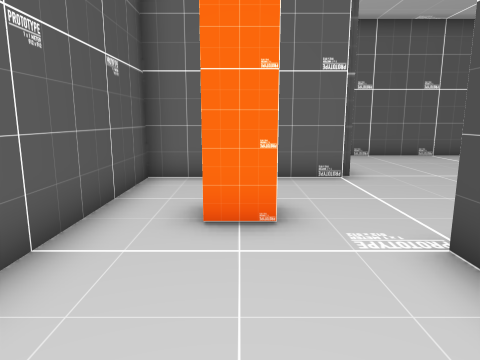
[1] (above)

13 first-person views from a walk through a scene from a Unity 3-D project. The camera is 1.4 m above the floor, tilts 10° down and sees 70° across. The floor is counted in squares, 1 m on a side. Each view is taken from the middle of a square. On the plan, view 1 faces up. The plan holds only what a view shows up to about 15 squares ahead; the rest is blank. The place goes on beyond the plan. The player character is not drawn.

[2]
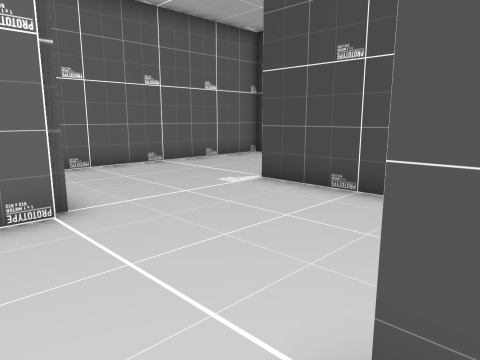

[3]
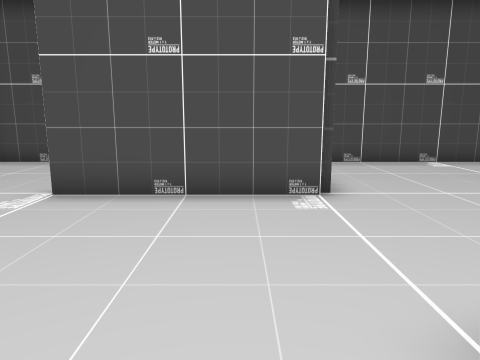

[4]
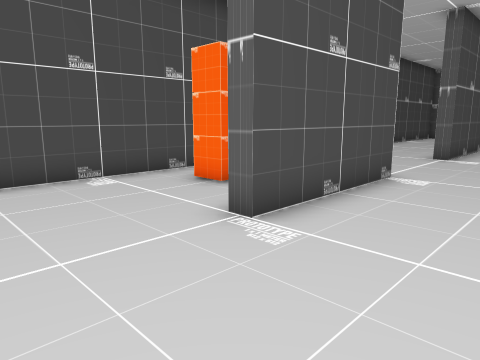

[5]
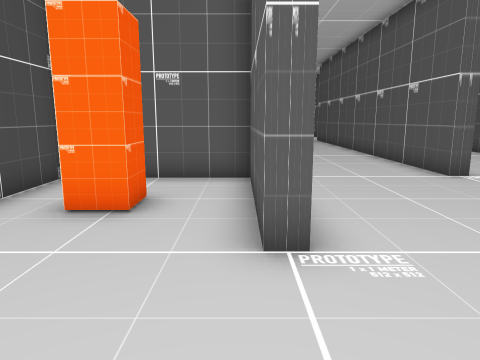

[6]
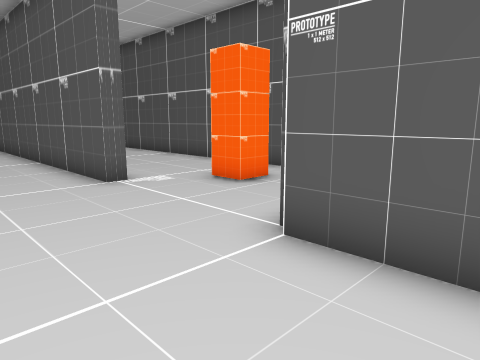

[7]
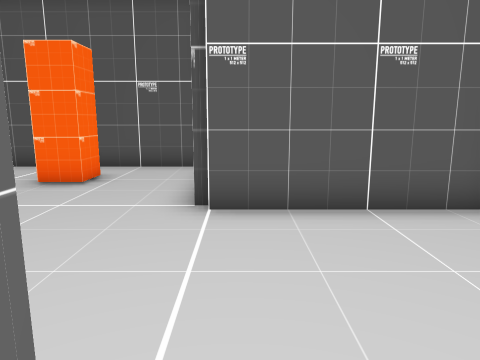

[8]
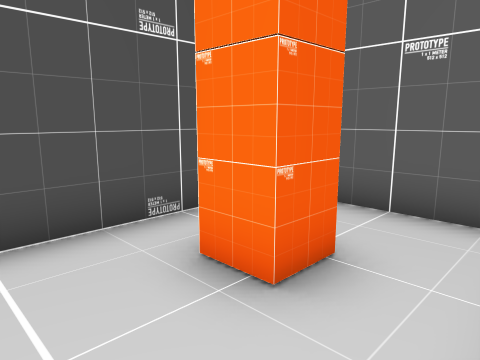

[9]
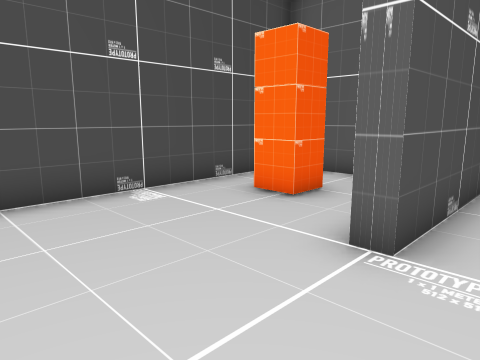

[10]
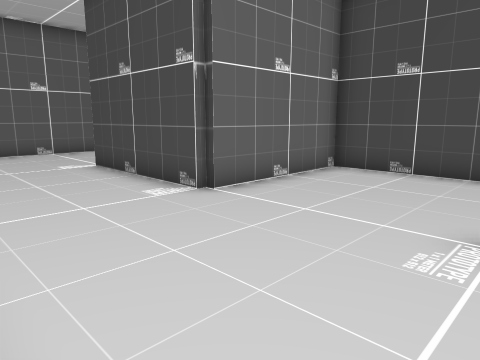

[11]
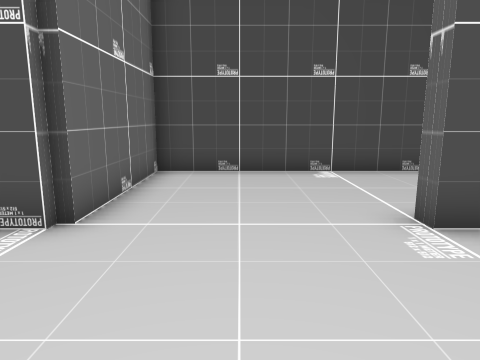

[12]
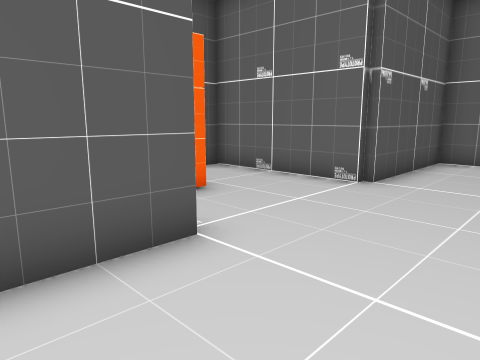

[13]
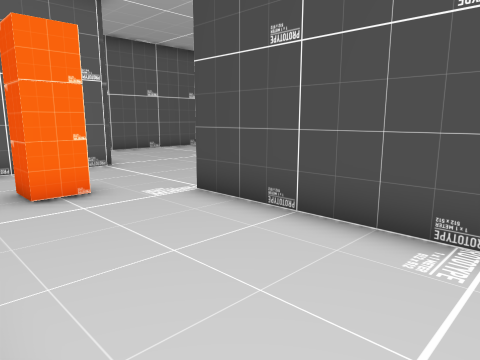

### Floor plan
Points are (right, up) in squares from view 1. A wall is a line through its corners. A room is listed if a view was taken in it or the views show most of it. See-through windows are left out.
Room 1 (views 1, 2, 3, 4, 5, 6, 7, 8, 9, 10, 11, 12, 13)
walls: (7.6, 3.7) (11, 3.7); (2.3, -1.4) (2.3, 3.5) (2.8, 3.5) (2.8, -2.5); (7.2, -2.5) (7.2, -1.5) (7.8, -1.5); (12.2, 3.9) (12.2, 13.2) (2.8, 13.2) (2.8, 8.3) (-2.2, 8.3) (-2.2, -2.4); (12.2, -2.5) (12.2, 3.2) (7.2, 3.2) (7.2, 8.5) (7.7, 8.5) (7.7, 4.1)
objects: other object (0, 5); other object (10, 6) to (10, 7)

Where each view was taken, in squares from view 1:
view 1: 0 up, 0 right, facing up
view 2: 3 up, 1 right, facing up-right
view 3: 5 up, 1 right, facing right
view 4: 12 up, 4 right, facing down-right
view 5: 12 up, 8 right, facing down
view 6: 11 up, 6 right, facing down-left
view 7: 9 up, 8 right, facing left
view 8: 9 up, 8 right, facing down-right
view 9: 12 up, 6 right, facing down-right
view 10: 2 down, 3 right, facing up-right
view 11: 1 up, 3 right, facing right
view 12: 1 up, 6 right, facing up-left
view 13: 2 down, 2 left, facing up-right
